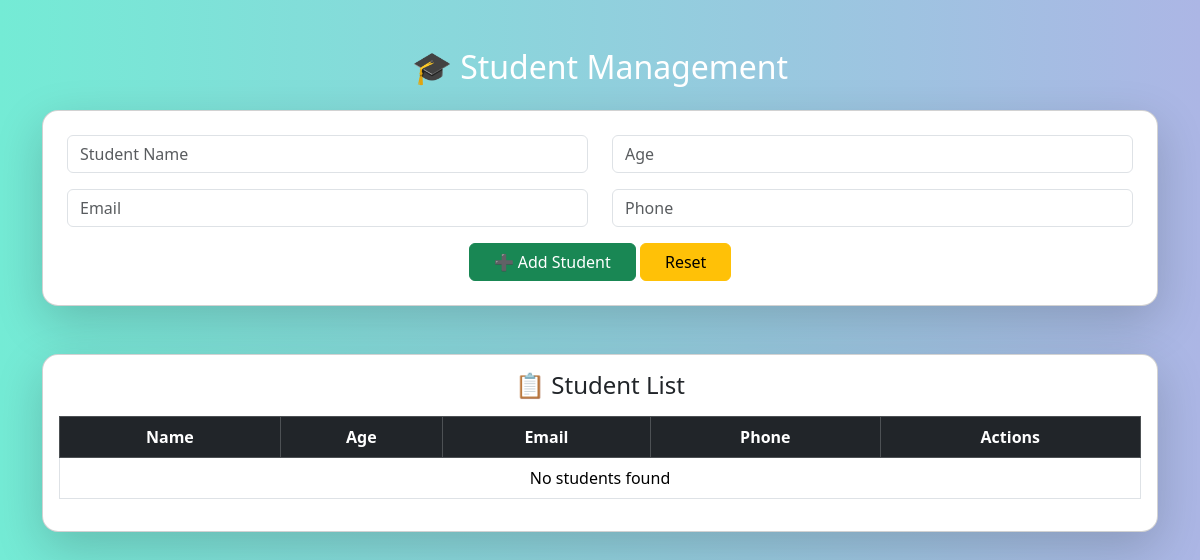
Before: / with the older database file.
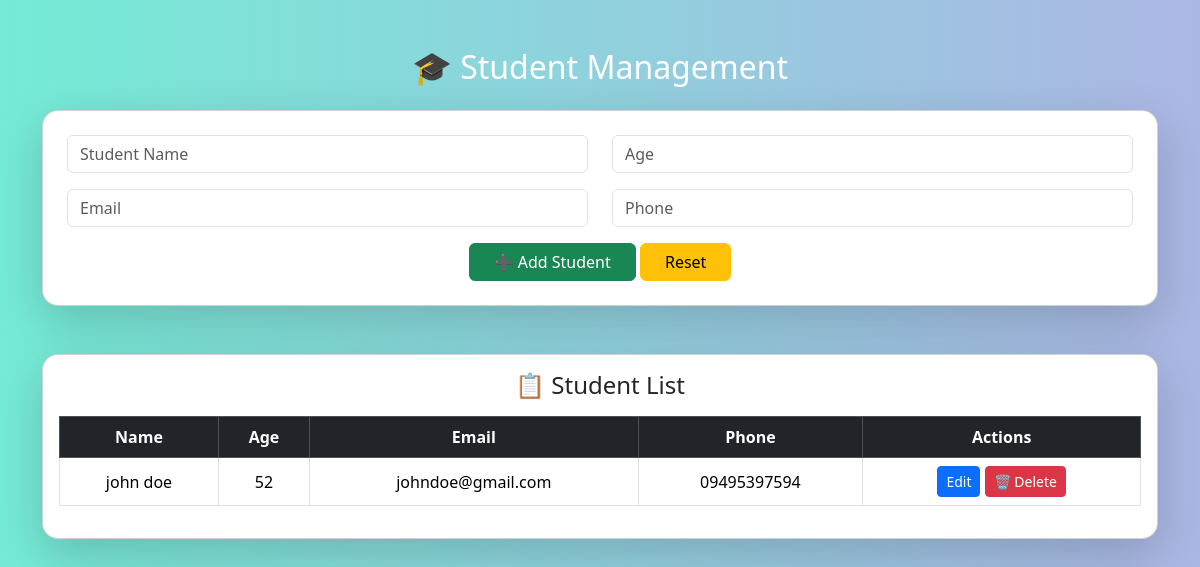
After: the same page with the newer database file.
### studapp/models.py (models this page shows)
class StudentModel(models.Model):
    stud_name=models.CharField(max_length=100)
    age=models.IntegerField()
    email=models.EmailField()
    phone=models.CharField(max_length=100)

### studapp/views.py (the view, shortened to what this page needs)
# urls.py: path('',StudentView.as_view(),name='home'),
class StudentView(View):
    def get(self, request):
        data = StudentModel.objects.all()
        return render(request, 'home.html', {"data": data})

### studapp/templates/home.html (shortened to what this page needs)
<!doctype html>
<html lang="en">
<head>
    <link href="https://cdn.jsdelivr.net/npm/bootstrap@5.3.8/dist/css/bootstrap.min.css" rel="stylesheet" />
</head>
<body style="background: linear-gradient(to right, #74ebd5, #ACB6E5);">
<div class="container mt-5">
    <h2 class="text-center text-white mb-4">🎓 Student Management</h2>
    <div class="card shadow-lg p-4 rounded-4">
        <form method="POST">
            <div class="row">
                <div class="col-md-6 mb-3">
                    <input type="text" class="form-control" name="name" placeholder="Student Name" required>
                </div>
                <div class="col-md-6 mb-3">
                    <input type="number" class="form-control" name="age" placeholder="Age" required>
                </div>
                <div class="col-md-6 mb-3">
                    <input type="email" class="form-control" name="email" placeholder="Email" required>
                </div>
                <div class="col-md-6 mb-3">
                    <input type="text" class="form-control" name="phone" placeholder="Phone" required>
                </div>
            </div>
            <div class="text-center">
                <button class="btn btn-success px-4">➕ Add Student</button>
                <button type="reset" class="btn btn-warning px-4">Reset</button>
            </div>
        </form>
    </div>
    <div class="card mt-5 shadow-lg p-3 rounded-4">
        <h4 class="text-center mb-3">📋 Student List</h4>
        <table class="table table-hover table-bordered text-center align-middle">
            <thead class="table-dark">
                <tr>
                    <th>Name</th>
                    <th>Age</th>
                    <th>Email</th>
                    <th>Phone</th>
                    <th>Actions</th>
                </tr>
            </thead>
            <tbody>
                {% for student in data %}
                <tr>
                    <td>{{ student.stud_name }}</td>
                    <td>{{ student.age }}</td>
                    <td>{{ student.email }}</td>
                    <td>{{ student.phone }}</td>
                    <td>
                         <a href="{% url 'edit' student.id %}"
                           class="btn btn-primary btn-sm"
                           >
                           Edit
                        </a>
                        <a href="{% url 'delete' student.id %}"
                           class="btn btn-danger btn-sm"
                           onclick="return confirm('Are you sure?')">
                           🗑 Delete
                        </a>
                    </td>
                </tr>
                {% empty %}
                <tr>
                    <td colspan="5">No students found</td>
                </tr>
                {% endfor %}
            </tbody>
        </table>
    </div>
</div>
</body>
</html>

Changed rows visible on the page:
added StudentModel: stud_name "john doe", age "52", email "johndoe@gmail.com", phone "09495397594"
Other visible differences:
text no longer shown: "No students found"
